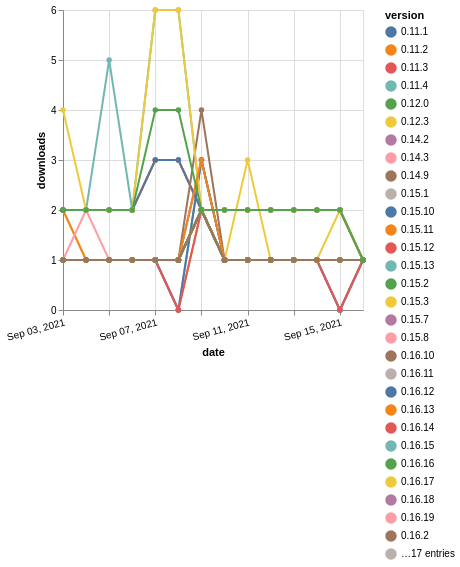

This figure's Vega-Lite source:
### Vega-Lite specification from a JSON file in a GitHub repository (floating-point values rounded to 4 significant figures; data arrays with more than 128 entries replaced by an {"elided": "..."} marker saying what was removed)
{"$schema": "https://vega.github.io/schema/vega-lite/v5.json", "description": "A simple bar chart with embedded data.", "data": {"values": {"elided": "644 records"}}, "width": "container", "mark": {"type": "line", "point": {"filled": true}}, "encoding": {"x": {"field": "date", "type": "temporal", "timeUnit": "yearmonthdate", "title": "date", "axis": {"labelAngle": -15}}, "y": {"field": "delta", "type": "quantitative", "title": "downloads"}, "color": {"field": "version", "type": "nominal"}, "tooltip": {"field": "delta"}}}
